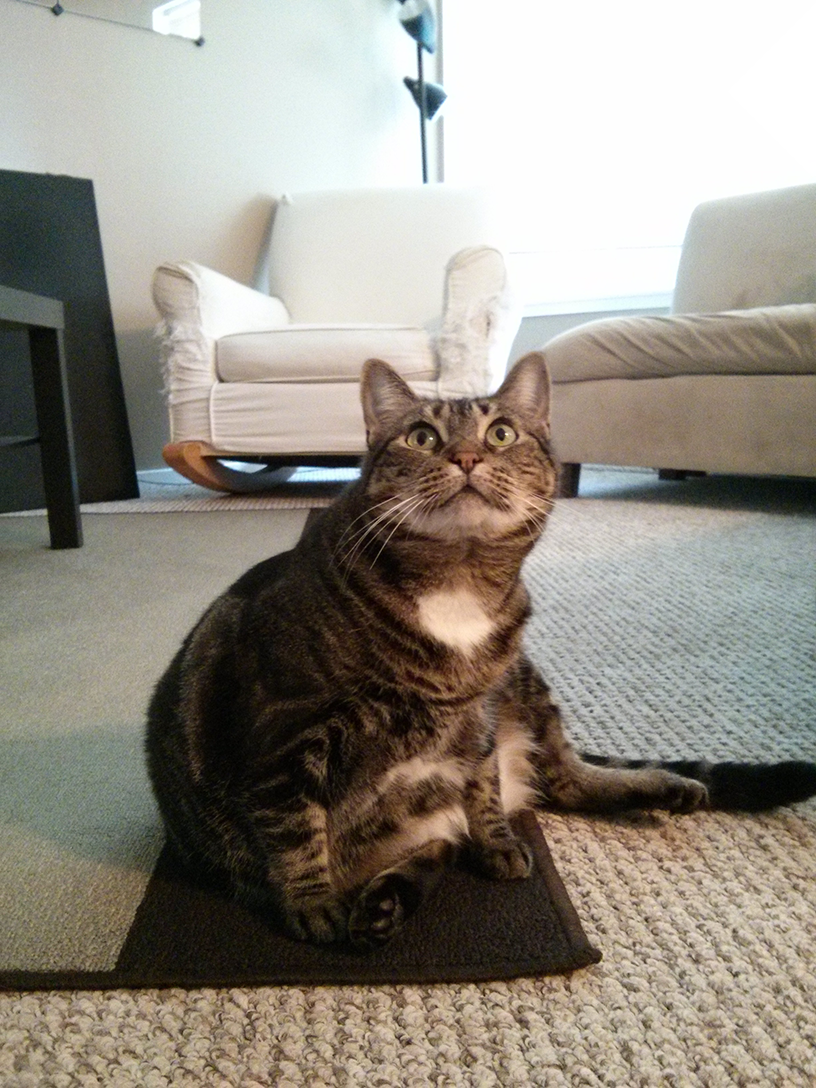
#> input picture C-15-Documentos-em-PDF-e-Word/zophie.png, 816 x 1088 px, found by its file name
$ python copy_image.py
#> lines starting #> are read from the running program, lines starting #| are printed output that depends on the picture
from PIL import Image

# The Image.copy() method will return the same image that was copied.
cat_image = Image.open('zophie.png')
#> cat_image is the input picture: PIL image 816x1088 RGB; mean R, G, B 147, 141.1, 131.1
copy_cat = cat_image.copy()
face_image = cat_image.crop((335, 345, 565, 560))
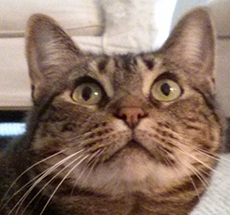
#> face_image: PIL image 230x215 RGB; mean R, G, B 139.1, 115.1, 100.7
print(face_image.size)
#| (230, 215)
copy_cat.paste(face_image, (0, 0))
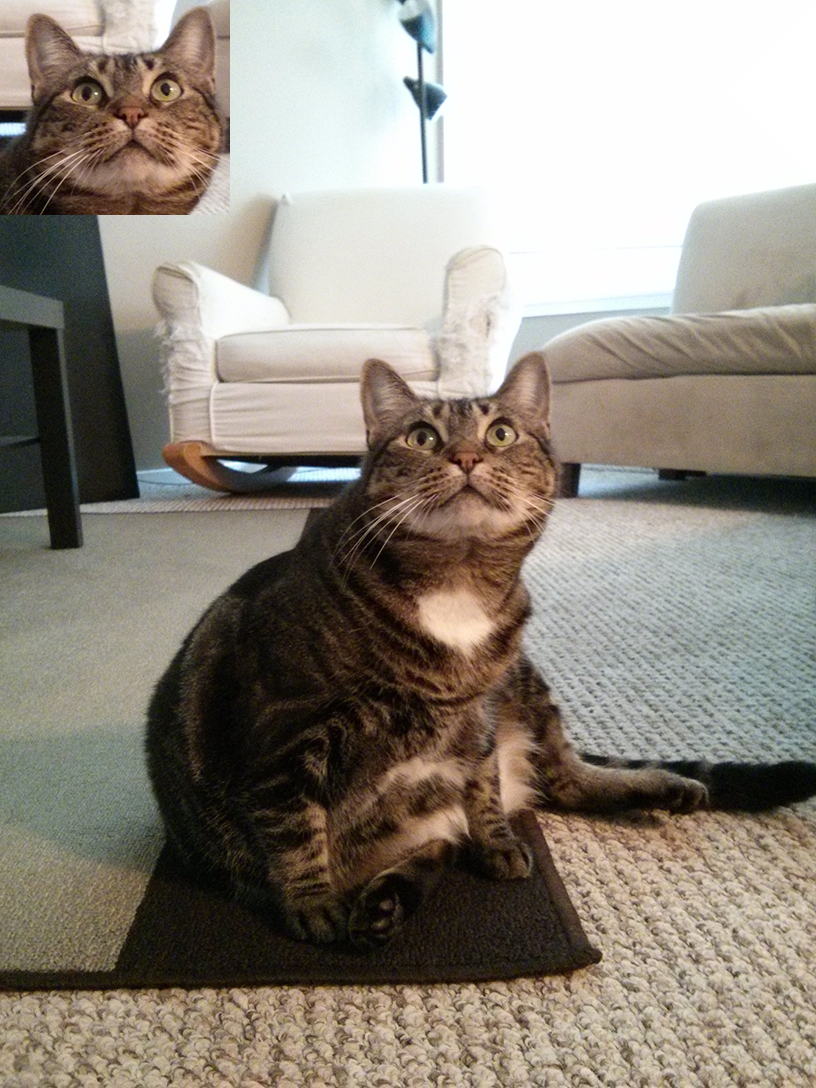
#> copy_cat: PIL image 816x1088 RGB; mean R, G, B 144, 136.4, 126
copy_cat.paste(face_image, (400, 500))
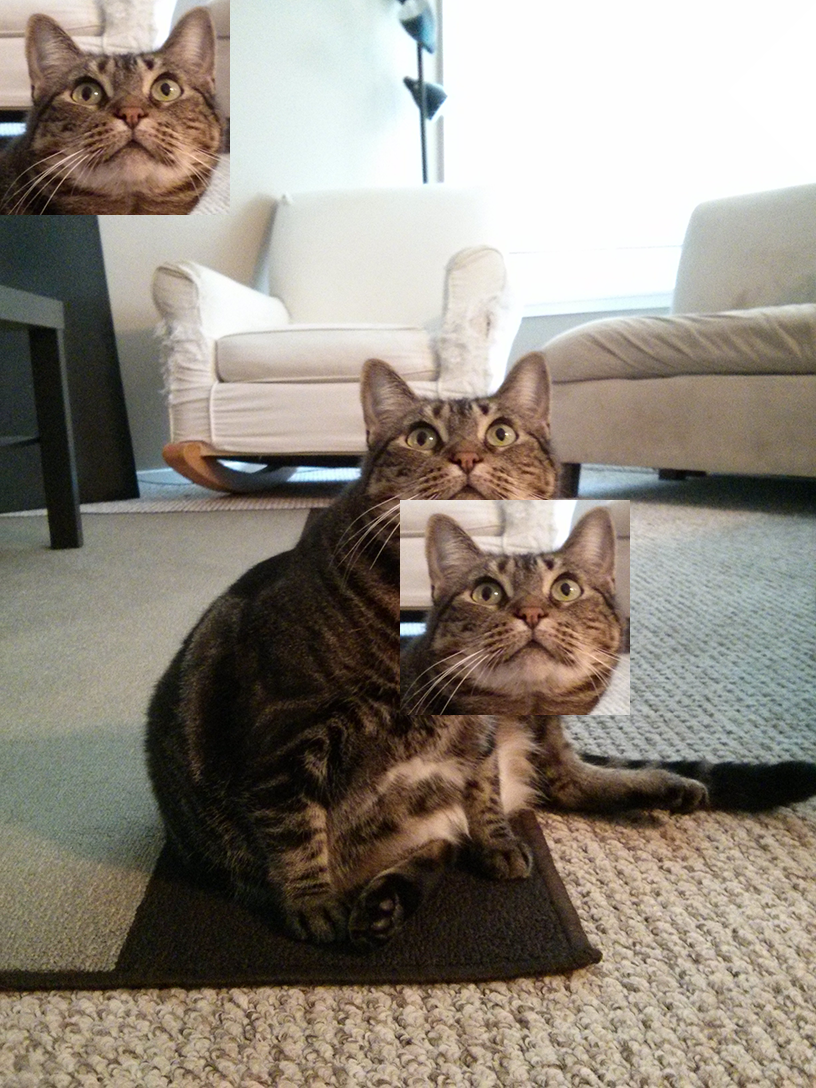
#> copy_cat: PIL image 816x1088 RGB; mean R, G, B 143.7, 135.8, 125.3
copy_cat.save('pasted.png')


def make_faces(filename):
    """

    :param image: image filename
    :return: a new image with lots of faces
    """
#> called with filename = 'zophie.png'
    image = Image.open(filename)
    width, height = image.size
#> width = 816; height = 1088
    crop = image.crop((335, 345, 565, 560))
    crop_w, crop_h = crop.size
#> crop_w = 230; crop_h = 215
    copy = image.copy()
    for left in range(0, width, crop_w):
        for top in range(0, height, crop_h):
            print(left, top)
            copy.paste(crop, (left, top))
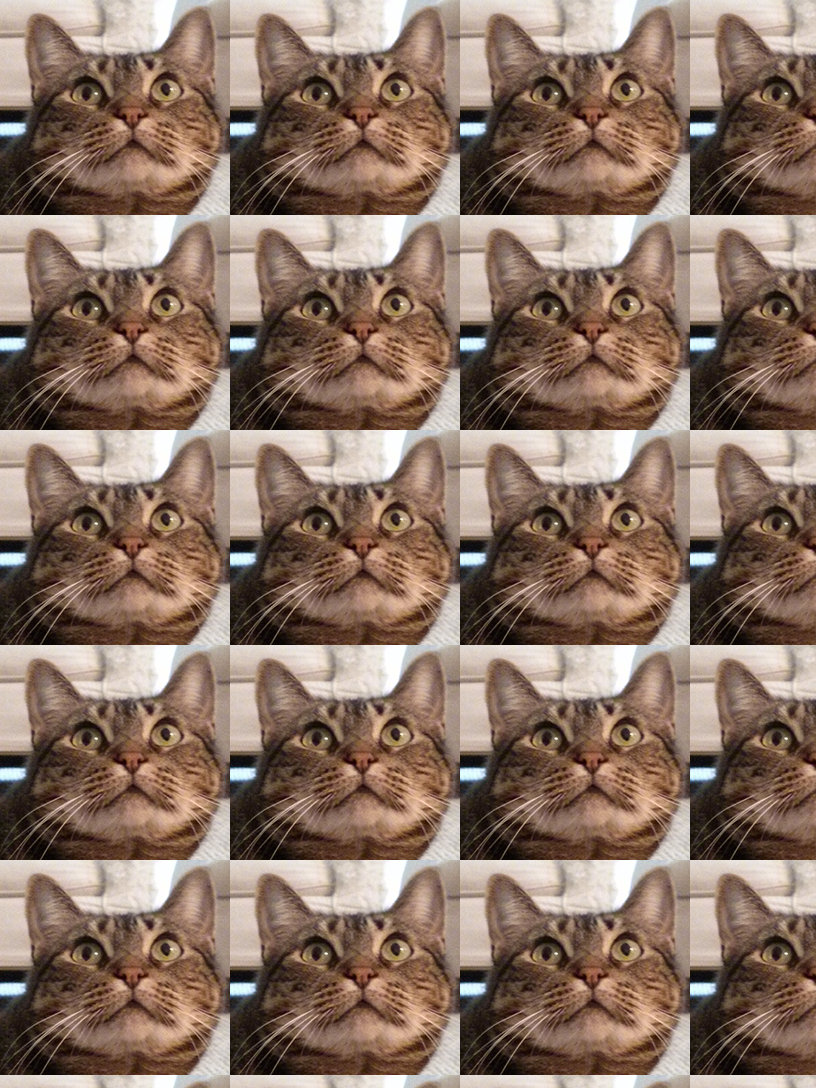
#> copy: PIL image 816x1088 RGB; mean R, G, B 137.7, 114.5, 100.6
    name = filename.strip('.png')
    copy.save('%s_faces.png' % name)


make_faces('zophie.png')
